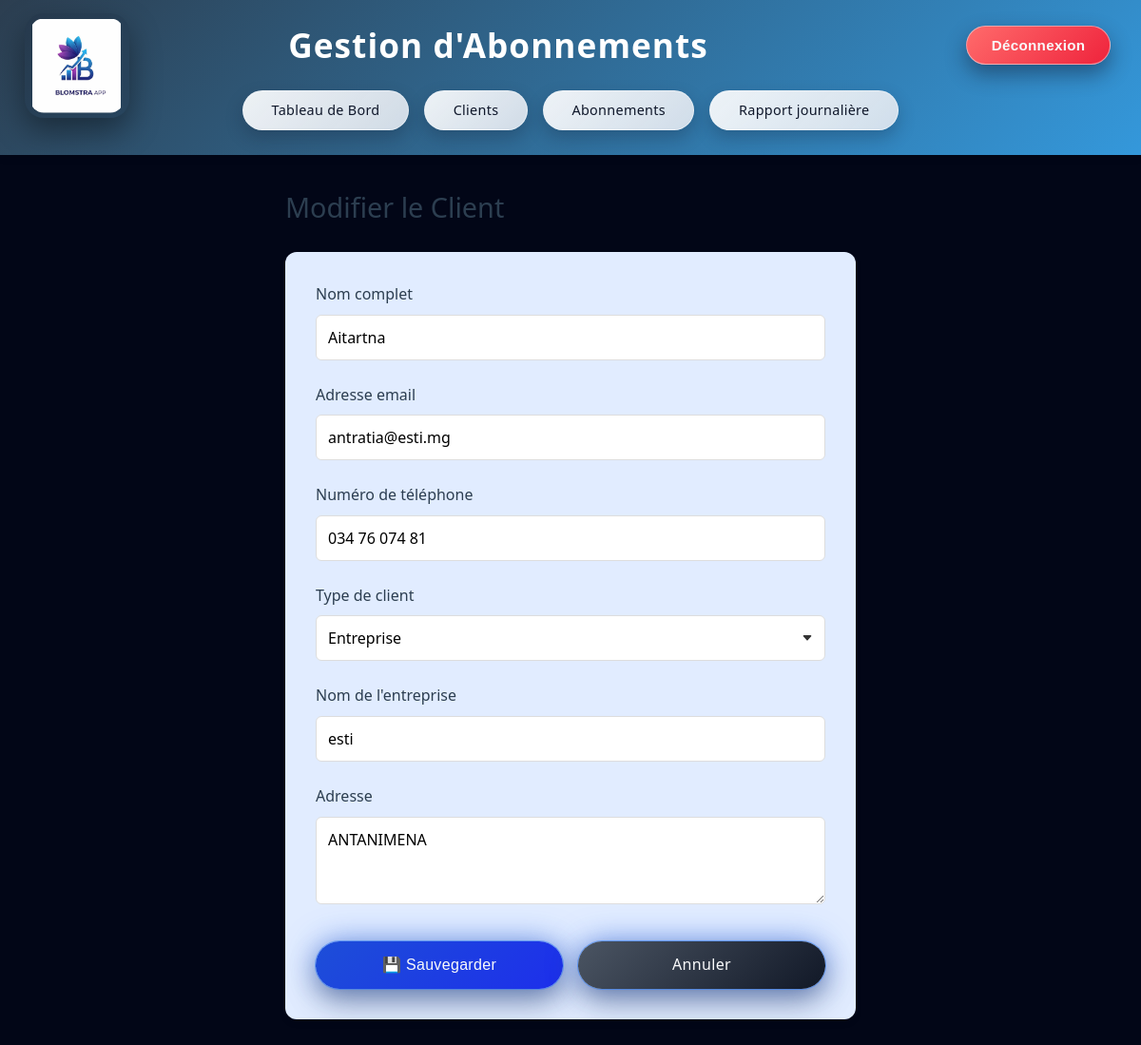
/clients/11/modifier/ (signed in), run on the app's committed database.
### subscriptions/models.py (models this page shows, shortened)
class Client(models.Model):
    TYPE_CHOICES = [
        ('personnel', 'Personnel'),
        ('entreprise', 'Entreprise'),
    ]
    user = models.OneToOneField(User, null=True, blank=True, on_delete=models.SET_NULL, related_name='client')
    nom = models.CharField(max_length=100)
    email = models.EmailField()
    telephone = models.CharField(max_length=20, blank=True)
    type_client = models.CharField(max_length=20, choices=TYPE_CHOICES)
    nom_entreprise = models.CharField(max_length=100, blank=True)
    adresse = models.TextField(blank=True)
    date_creation = models.DateTimeField(auto_now_add=True)
    date_modification = models.DateTimeField(auto_now=True)
    class Meta:
        verbose_name = "Client"
        verbose_name_plural = "Clients"

### subscriptions/views.py (the view)
# urls.py: path('clients/<int:pk>/modifier/', login_required(views.client_edit), name='client_edit'),
@login_required
def client_edit(request, pk):
    client = get_object_or_404(Client, pk=pk)
    if request.method == 'POST':
        form = ClientForm(request.POST, instance=client)
        if form.is_valid():
            form.save()
            messages.success(request, 'Client modifié avec succès !')
            return redirect('subscriptions:client_list')
    else:
        form = ClientForm(instance=client)
    return render(request, 'subscriptions/client_form.html', {
        'form': form,
        'client': client,
        'editing': True
    })

### templates/subscriptions/client_form.html (shortened to what this page needs)
{% extends 'subscriptions/base.html' %}
{% block content %}
<div style="max-width: 600px; margin: 0 auto;">
    <h2>
        {% if editing %}
            Modifier le Client
        {% else %}
            Ajouter un Nouveau Client
        {% endif %}
    </h2>
    <div class="table-container">
        <form method="post" style="padding: 2rem;">
            {% for field in form %}
            <div style="margin-bottom: 1.5rem;">
                <label for="{{ field.id_for_label }}" style="display: block; margin-bottom: 0.5rem; font-weight: 500; color: #2c3e50;">
                    {{ field.label }}
                </label>
                {{ field }}
            </div>
            {% endfor %}
            <div style="display: flex; gap: 1rem; margin-top: 2rem;">
                <button type="submit" class="btn" style="flex: 1;">
                    {% if editing %}💾 Sauvegarder{% else %}Créer le Client{% endif %}
                </button>
                <a href="{% url 'subscriptions:client_list' %}" class="btn btn-secondary" style="flex: 1; text-align: center;">
                    Annuler
                </a>
            </div>
        </form>
    </div>
</div>
{% endblock %}

### static/css/style.css (style rules this page uses)
* { margin: 0; padding: 0; box-sizing: border-box; }
body { font-family: 'Segoe UI', Tahoma, Geneva, Verdana, sans-serif; line-height: 1.6; color: #333; background-color: #020617; }
.table-container { background: #e1ecff; border-radius: 12px; overflow: hidden; box-shadow: 0 4px 6px rgba(0,0,0,0.1); margin-bottom: 2rem; }
.btn { display: inline-block; background: linear-gradient(135deg, #1d4ed8, #1d2feB); color: #f9fafb; padding: 0.7rem 1.6rem; text-decoration: none; border-radius: 999px; transition: transform 0.18s ease, box-shadow 0.18s ease, background 0.18s ease, filter 0.18s ease; border: none; cursor: pointer; font-size: 0.9rem; font-weight: 500; letter-spacing: 0.02em; box-shadow: 0 0 0 1px rgba(59, 130, 246, 0.6), 0 14px 30px rgba(15, 23, 42, 0.35), 0 0 32px rgba(37, 99, 235, 0.6); }
.btn-secondary { background: linear-gradient(135deg, #4b5563, #111827); color: #f9fafb; border: none; }
h2 { color: #2c3e50; margin-bottom: 1.5rem; font-weight: 300; font-size: 1.8rem; }
.form-control { width: 100%; padding: 0.75rem; border: 1px solid #ddd; border-radius: 6px; font-size: 1rem; transition: all 0.3s ease; background-color: white; font-family: inherit; }
input[type="text"].form-control, input[type="email"].form-control, input[type="tel"].form-control, input[type="number"].form-control, input[type="date"].form-control, select.form-control, textarea.form-control { width: 100%; padding: 0.75rem; border: 1px solid #ddd; border-radius: 6px; font-size: 1rem; transition: all 0.3s ease; background-color: white; }
.form-control::placeholder { color: #999; }
select.form-control { appearance: none; background-repeat: no-repeat; background-position: right 0.75rem center; background-size: 12px; padding-right: 2.5rem; }
textarea.form-control { resize: vertical; min-height: 80px; }
form .btn { font-size: 1rem; padding: 0.75rem 1.5rem; }

### data on the page
Client: form "Aitartna" "antratia@esti.mg" "034 76 074 81" "Entreprise" "esti" "ANTANIMENA"

### other printed values
{{ field.label }} "Nom complet" "Adresse email" "Numéro de téléphone" "Type de client" "Nom de l'entreprise" "Adresse"
